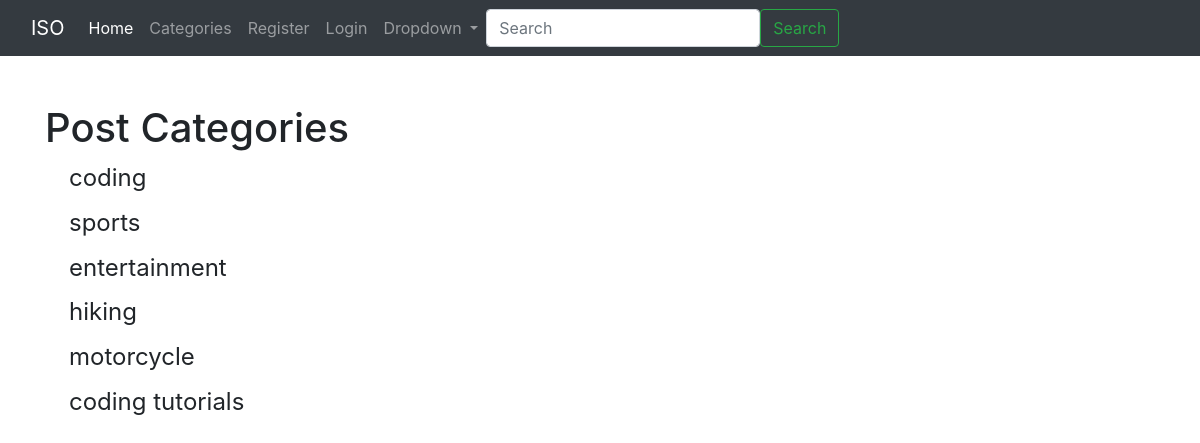
The app's page /category-list/, older data.
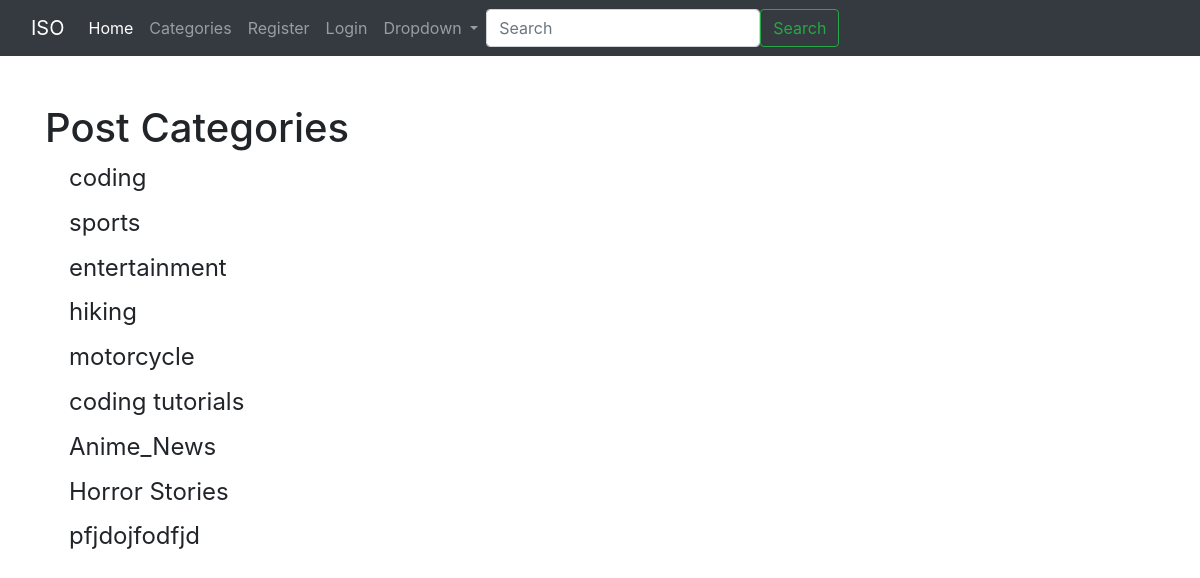
The same page, newer data.
### ISO_Blog/models.py (models this page shows, shortened)
class Category(models.Model):
    name = models.CharField(max_length=255)
    def __str__(self):
        return self.name

### ISO_Blog/views.py (the view)
# urls.py: path('category-list/',CategoryListView, name='category-list' ),
def CategoryListView(request):
    cat_menu_list = Category.objects.all()
    return render(request, 'category_list.html', {'cat_menu_list': cat_menu_list})

### ISO_Blog/templates/category_list.html (shortened to what this page needs)
{% extends 'base.html' %}
{% block content %}
  <h1> Post Categories</h1>
            {% for item in cat_menu_list %}
               <h4><a class="dropdown-item" href="{%url 'category' item|slugify %}">{{ item }}</a></h4>
            {% endfor %}
{% endblock %}

Row changes from the older to the newer data that the page shows:
added Category: name "Anime_News"
added Category: name "Horror Stories"
added Category: name "pfjdojfodfjd"
